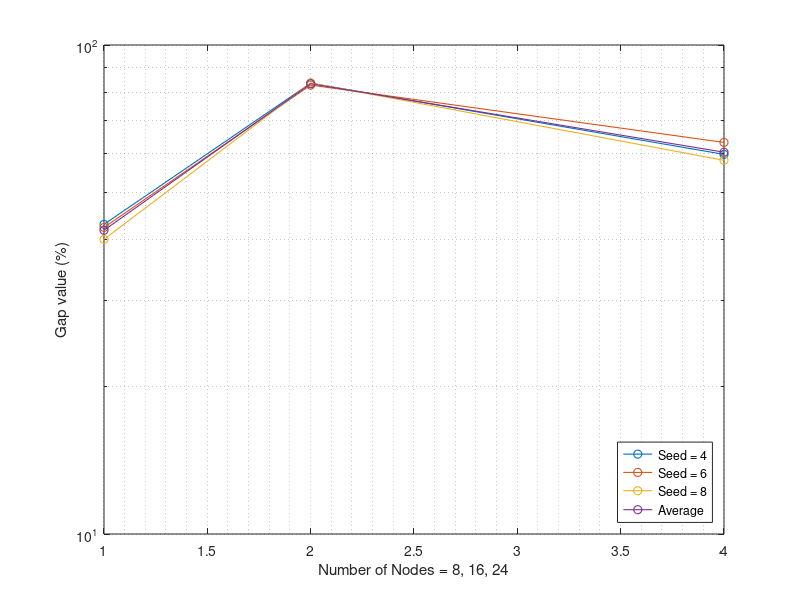

This figure's MATLAB source:
clear all; close all; clc;

set(groot,'defaultLineLineWidth',0.8)

X=[1, 2, 4];


Y_1=[42.98,83.54,59.75];

Y_2=[42.35,82.80,63.21];

Y_3=[40.05,83.62,58.10];

Y_4=[41.7933333, 83.32, 60.3633333]; %average


figure(1);

title('Objective funtions with different seeds');


semilogy(X,Y_1,'-o',X,Y_2,'-o',X,Y_3,'-o',X,Y_4,'-o')

grid minor


xlabel('Number of Nodes = 8, 16, 24');

ylabel('Gap value (%)');

legend('Location','southeast')
legend('Seed = 4','Seed = 6','Seed = 8', 'Average')
